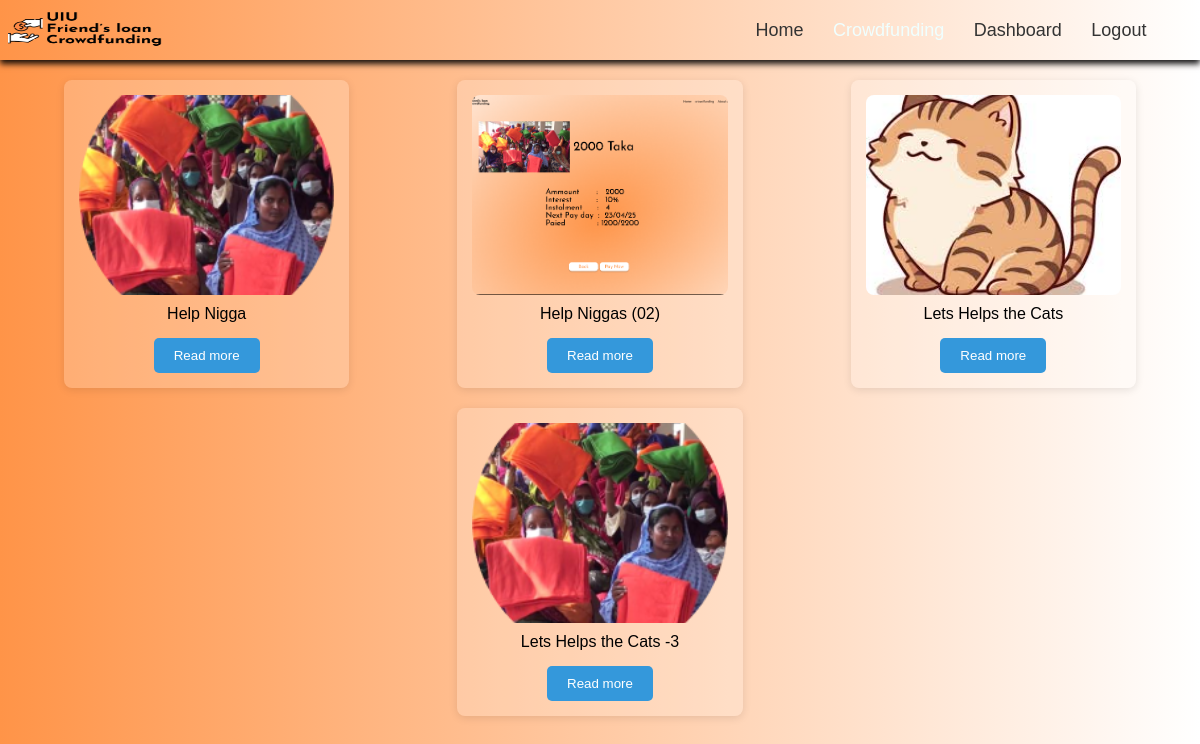
/Donationpage-2.php, run on an earlier commit of the app's database.
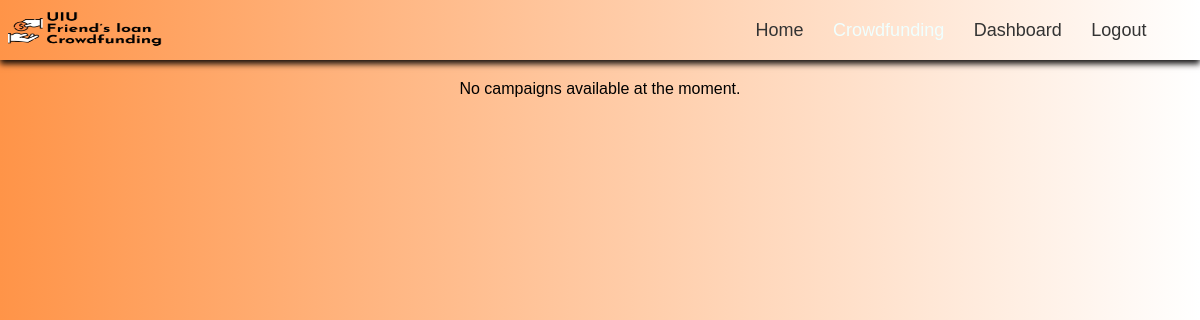
And on a later commit of the database.
### tables this page shows
CREATE TABLE `crowdfundings` (
  `crowdfunding_id` int(11) NOT NULL,
  `user_id` int(11) DEFAULT NULL,
  `title` varchar(255) DEFAULT NULL,
  `description` text DEFAULT NULL,
  `target_amount` decimal(10,2) DEFAULT NULL,
  `collected_amount` decimal(10,2) DEFAULT 0.00,
  `created_at` timestamp NOT NULL DEFAULT current_timestamp(),
  `deadline` date DEFAULT NULL,
  `image` varchar(255) DEFAULT NULL
);

### Donationpage-2.php (the view, shortened to what this page needs)
<?php
$servername = "localhost";
$username = "root";
$password = "";
$dbname = "uiu-friends-loan-and-crowdfunding";
$conn = new mysqli($servername, $username, $password, $dbname);
$query = "SELECT crowdfunding_id, title, description, image FROM crowdfundings";
$result = mysqli_query($conn, $query);
?>
<!DOCTYPE html>
<html lang="en">
<head>
    <link rel="stylesheet" href="css/style.css" />
</head>
<body>
    <header>
        <div>
            <img src="img/Brand Logo 1.png" alt="Brand Logo" id="logo" />
        </div>
        <nav>
            <a href="HomePage.php">Home</a>
            <a href="Donation.html" style="color: azure;">Crowdfunding</a>
            <a href="Dashboard.php">Dashboard</a>
            <a href="login.html">Logout</a>
        </nav>
    </header>
    <main>
        <div class="other-campaigns">
            <?php
            if (mysqli_num_rows($result) > 0) {
                while ($row = mysqli_fetch_assoc($result)) {
                    echo '<div class="campaign-card">';
                    echo '<img src="' . (!empty($row['image']) ? $row['image'] : 'img/Intersect.png') . '" alt="Campaign Image" />';
                    echo '<p>' . htmlspecialchars($row['title']) . '</p>';
                    echo '<button onclick="window.location.href=\'click_details _crowdfunding.php?id=' . $row['crowdfunding_id'] . '\'">Read more</button>';
                    echo '</div>';
                }
            } else {
                echo "<p>No campaigns available at the moment.</p>";
            }
            ?>
        </div>
    </main>
</body>
</html>

### css/style.css (style rules this page uses)
* { margin: 0; padding: 0; }
body { background: linear-gradient(to right, #FF9448, #FFFFFF); font-family: Arial, sans-serif; }
#logo { width: 155px; height: 65px; display: flex; justify-content: center; align-items: center; padding-left: 5%; }
header { height: 60px; width: 100%; display: flex; justify-content: center; align-items: center; flex-direction: row; justify-content: space-between; top: 0; left: 0; background-color: transparent; z-index: 1000; box-shadow: 0 4px 6px rgba(0, 0, 0, 0.9); }
nav { width: 450px; height: 60px; font-size: 18px; display: flex; justify-content: center; align-items: center; justify-content: space-evenly; padding-right: 2%; }
nav a { color: #333; text-decoration: none; }

### Donationpage-2.php (style rules this page uses)
.other-campaigns { display: flex; flex-wrap: wrap; justify-content: space-around; gap: 20px; padding: 20px; }
.campaign-card { width: 22%; padding: 15px; background-color: rgba(255, 255, 255, 0.2); border-radius: 8px; box-shadow: 0 2px 8px rgba(0, 0, 0, 0.1); text-align: center; transition: background-color 0.3s ease; overflow: hidden; }
.campaign-card img { width: 100%; height: 200px; object-fit: cover; border-radius: 8px; margin-bottom: 10px; display: block; }
.campaign-card p { font-size: 16px; margin-bottom: 15px; }
button { background-color: #3498db; color: white; border: none; padding: 10px 20px; border-radius: 5px; cursor: pointer; transition: background-color 0.3s ease; }

What changed in the data, as far as the page shows it:
removed crowdfundings: title "Help Nigga"
removed crowdfundings: image (picture), title "Help Niggas (02)"
removed crowdfundings: image (picture), title "Lets Helps the Cats"
removed crowdfundings: title "Lets Helps the Cats -3"
Also different on the page:
text now shown: "No campaigns available at the moment."
